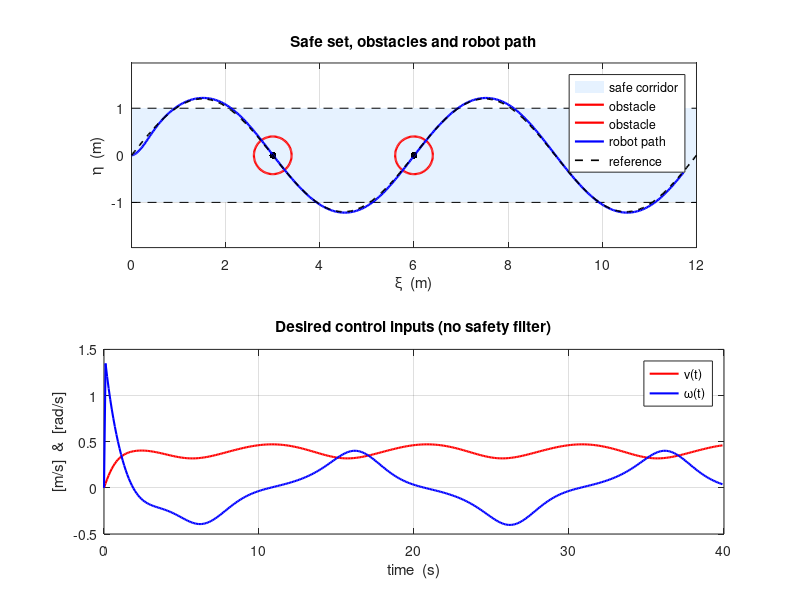

Write MATLAB code to recreate this figure.
function unicycle_control()
    dt          = 0.1;           % sample time
    total_time  = 40;            % [s]
    steps       = round(total_time / dt);

    Kv   = 1.0;                  % speed gain
    Kom  = 1.5;                  % heading gain

    v_ref = 0.3;                 % forward ref speed for x_des(t)
    c     = 2*pi/6;              % sinusoid frequency

    % safe-set corridor  h_lane = d^2 - y^2 >= 0
    d_lane = 1;            % => corridor |y| <= 0.6 m

    % two obstacles (same as ROS code)
    obs   = [ 3.0 0.0 0.4 ;      % [x y R] obstacle-1
              6.0 0.0 0.4 ];     % obstacle-2

    %% ---------------- initial state & data storage -------------------
    state = [0; 0; 0];          % start  2 m before first obstacle
    x_init = state(1);

    state_history   = zeros(3, steps+1);
    state_history(:,1) = state;
    control_history = zeros(2, steps);

    %% ---------------- simulation loop --------------------------------
    for k = 1:steps
        t = (k-1) * dt;

        % reference trajectory (straight + sinusoid)
        x_des = x_init + v_ref * t;
        y_des = 1.2 * sin(c * x_des);

        % current state
        x   = state(1);
        y   = state(2);
        psi = wrap_to_pi(state(3));

        % pure-pursuit style controller
        dx = x_des - x;  dy = y_des - y;
        dist     = hypot(dx,dy);
        theta_d  = wrap_to_pi(atan2(dy,dx));

        v = Kv  * dist;
        w = -Kom * wrap_to_pi(psi - theta_d);

        % integrate unicycle dynamics
        state = unicycle_dynamics(state, [v; w], dt);

        % log
        state_history(:,k+1) = state;
        control_history(:,k) = [v; w];
    end

    time = 0:dt:total_time;

    figure('Name','Trajectory & Control');
    subplot(2,1,1); hold on; box on; grid on;
    title('Safe set, obstacles and robot path');
    xlabel('\xi  (m)'); ylabel('\eta  (m)'); axis equal;

    % lane corridor (filled light-blue band)
    fill([0 12 12 0],[-d_lane -d_lane d_lane d_lane], ...
         [0.9 0.95 1],'EdgeColor','none','DisplayName','safe corridor');

    % corridor boundary dotted
    plot([0 12],[ d_lane d_lane],'k--','HandleVisibility','off');
    plot([0 12],[-d_lane -d_lane],'k--','HandleVisibility','off');

    % obstacles
    th = linspace(0,2*pi,100);
    for i = 1:size(obs,1)
        xc = obs(i,1) + obs(i,3)*cos(th);
        yc = obs(i,2) + obs(i,3)*sin(th);
        plot(xc,yc,'r','LineWidth',1.6,'DisplayName','obstacle');
        scatter(obs(i,1),obs(i,2),25,'k','filled','HandleVisibility','off');
    end

    % robot path
    plot(state_history(1,:), state_history(2,:), 'b-', 'LineWidth',1.6,...
         'DisplayName','robot path');

    % reference trajectory
    x_ref_vals = x_init + v_ref.*time;
    y_ref_vals = 1.2 * sin(c * x_ref_vals);
    plot(x_ref_vals, y_ref_vals, 'k--', 'LineWidth',1.2, ...
         'DisplayName','reference');

    legend('Location','NorthEast');

    subplot(2,1,2); hold on; box on; grid on;
    title('Desired control inputs (no safety filter)');
    control_time = 0:dt:(steps-1)*dt;
    plot(control_time, control_history(1,:), 'r-', 'LineWidth',1.5, ...
         'DisplayName','v(t)');
    plot(control_time, control_history(2,:), 'b-', 'LineWidth',1.5, ...
         'DisplayName','\omega(t)');
    xlabel('time  (s)'); ylabel('[m/s]  &  [rad/s]');
    legend('Location','best');
end

function angle = wrap_to_pi(angle)
    angle = mod(angle + pi, 2*pi) - pi;
end

function new_state = unicycle_dynamics(state, control_input, dt)
    x     = state(1);
    y     = state(2);
    theta = wrap_to_pi(state(3));

    v     = control_input(1);
    omega = control_input(2);

    x     = x + v*cos(theta)*dt;
    y     = y + v*sin(theta)*dt;
    theta = wrap_to_pi(theta + omega*dt);

    new_state = [x; y; theta];
end